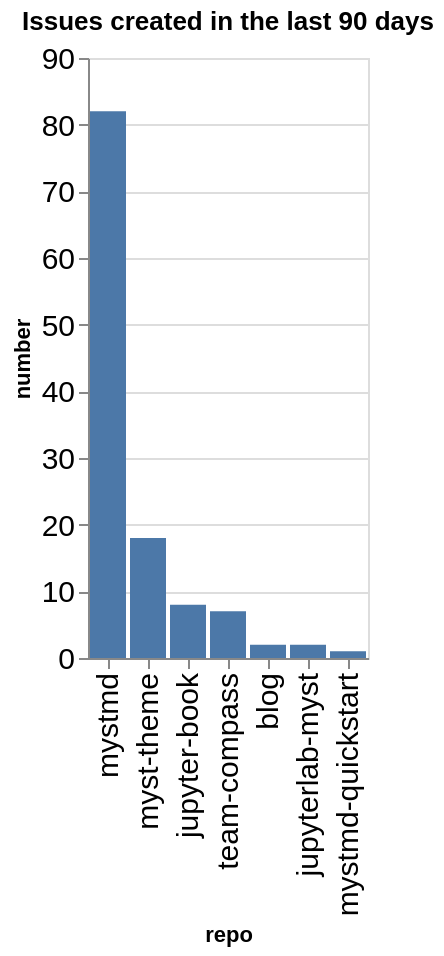

The notebook cell this image was saved under:
### Code cell
created_counts = created.groupby(['org', 'repo']).count()['number'].reset_index()
created_counts['org/repo'] = created_counts.apply(lambda a: a['org'] + '/' + a['repo'], axis=1)
sorted_vals = created_counts.sort_values(['org', 'number'], ascending=False)['repo'].values
alt.Chart(data=created_counts, title=f"Issues created in the last {n_days} days").mark_bar().encode(
    x=alt.X('repo', sort=alt.Sort(sorted_vals.tolist())),
    y='number',
)

### Figure 1 — Vega-Lite specification as saved in the notebook (floating-point values rounded to 4 significant figures)
{"config": {"axisLeft": {"labelFontSize": 15}, "axisBottom": {"labelFontSize": 15}}, "data": {"name": "data-89d5c225161a4103e2d4a19eca31de29"}, "mark": {"type": "bar"}, "encoding": {"x": {"field": "repo", "sort": ["mystmd", "myst-theme", "jupyter-book", "team-compass", "blog", "jupyterlab-myst", "mystmd-quickstart"], "type": "nominal"}, "y": {"field": "number", "type": "quantitative"}}, "title": "Issues created in the last 90 days", "$schema": "https://vega.github.io/schema/vega-lite/v5.20.1.json", "datasets": {"data-89d5c225161a4103e2d4a19eca31de29": [{"org": "jupyter-book", "repo": "blog", "number": 2, "org/repo": "jupyter-book/blog"}, {"org": "jupyter-book", "repo": "jupyter-book", "number": 8, "org/repo": "jupyter-book/jupyter-book"}, {"org": "jupyter-book", "repo": "jupyterlab-myst", "number": 2, "org/repo": "jupyter-book/jupyterlab-myst"}, {"org": "jupyter-book", "repo": "myst-theme", "number": 18, "org/repo": "jupyter-book/myst-theme"}, {"org": "jupyter-book", "repo": "mystmd", "number": 82, "org/repo": "jupyter-book/mystmd"}, {"org": "jupyter-book", "repo": "mystmd-quickstart", "number": 1, "org/repo": "jupyter-book/mystmd-quickstart"}, {"org": "jupyter-book", "repo": "team-compass", "number": 7, "org/repo": "jupyter-book/team-compass"}]}}
